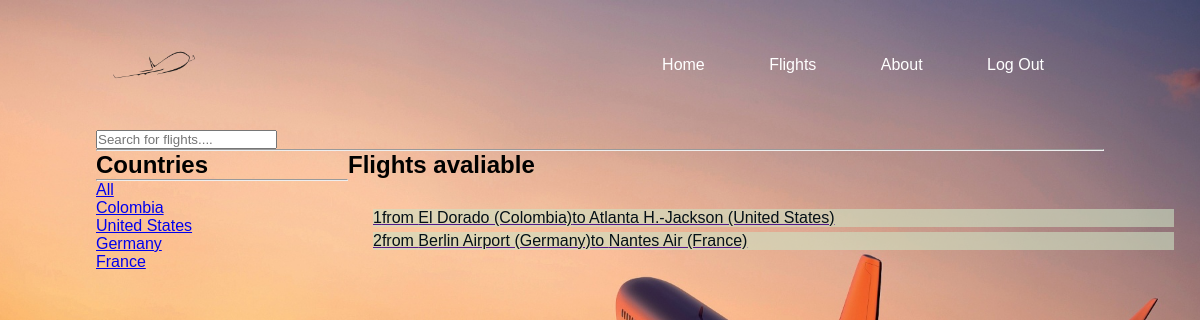
The app's page /flights/ with its own data.
### flights/models.py (models this page shows, shortened)
class Country(models.Model):
    name = models.CharField(max_length=15)
    def __str__(self):
        return f"{self.name}"
    class Meta:
        verbose_name_plural = "Countries"

class Flight(models.Model):
    origin = models.ForeignKey(Airport, on_delete=models.CASCADE, related_name="departures")
    destination = models.ForeignKey(Airport, on_delete=models.CASCADE, related_name="arrivals")
    departure = models.DateTimeField(auto_now=True)  # save it every time, allowing to update the hour.
    arrival = models.DateTimeField(auto_now=True)
    airplane = models.ForeignKey('Airplane', on_delete=models.SET_NULL, null=True, related_name="flights", blank=True)
    passengers = models.ManyToManyField(User, related_name="flights")

class Airport(models.Model):
    name = models.CharField(max_length=55)
    country = models.ForeignKey(Country, on_delete=models.CASCADE, related_name="airports")
    def __str__(self):
        return f"{self.name} ({self.country})"

### flights/views.py (the view)
# urls.py: path('', include('flights.urls'))
def flights(request):
    return render(request,"flights/flights.html",{
        "flights": Flight.objects.all(),
        'countries': Country.objects.all()
    })

### flights/templates/flights/flights.html (shortened to what this page needs)
{% extends 'main.html' %}
{% block content %}
<div class="home-container">
    <div>
        <h2>Countries</h2>
        <hr>
        <div>
            <a href="{% url 'home' %}">All</a>
        </div>
        {% for country in countries %}
            <div>
                <a href="{% url 'home' %}?q={{country.name}}">{{country.name}}</a>
            </div>
        {% endfor %}
    </div>
    <div>
        <h2>Flights avaliable</h2>
        <ul class="ulflights">
            {% for flight in flights %}
            <a href="">
                <li>
                    <span class="flightid">{{flight.id}}</span>
                    <span class="origin"> from {{ flight.origin }} </span>
                    <span class="destiny"> to {{ flight.destination }} </span>
                </li>
            {% endfor %}
        </ul>
    </div>
</div>
{% endblock %}

### templates/main.html (shortened to what this page needs)
<!DOCTYPE html>
{% load static %}
<html lang="en">
<head>
    <link rel="stylesheet" href="{% static 'styles/main.css' %}">
</head>
<body id ="bg"style="background-image: url('{% static 'images/qD94oG.jpg' %}');">
    {% include 'navbar.html' %}
    {% block content %}
    {% endblock %}
</body>
</html>

### templates/navbar.html
{% load static %}
<nav>
    <img src="{% static 'images/logo1.png' %}" class="logo">
<ul>
    <li><a href="{% url 'home'  %}">Home</a></li>
    <li><a href="{% url 'flights'  %}">Flights</a></li>
    <li><a href="">About</a></li>
    <li><a href=" ">Log Out</a></li>
</ul>
</nav>
<form action="" method="get">
    <input type="text" name="q" placeholder="Search for flights....">
</form>
<hr>

### static/styles/main.css (style rules this page uses)
* { margin: 0; padding: 0; box-sizing: border-box; }
#bg { width: 100%; height: 100vh; background-size: cover; background-position: center; padding: 0 8%; position: relative; }
nav { display: flex; width: 100; align-items: center; flex-wrap: wrap; padding: 5px 0; }
.logo { width: 120px; cursor: pointer; }
nav ul { flex: 1; text-align: right; padding-right: 30px; }
nav ul li { display: inline-block; list-style: none; margin: 10px 30px; }
nav ul li a { color: #fff; text-decoration: none; position: relative; }
nav ul a::after { content: ''; width: 0; height: 3px; position: absolute; bottom: -5px; left: 50%; transform: translateX(-50%); background: #fff; transition: width 0.3s; }
body { font-family: Arial, Helvetica, sans-serif; margin: 0; }
html { box-sizing: border-box; }
*, *:before, *:after { box-sizing: inherit; }
.ulflights { position: absolute; width: 851px; margin: 150px ,auto 10; padding: 25px; box-sizing: border-box; }
.ulflights li { display: flex; background: rgba(189, 129, 32, .1); padding: 100px, 120px; color: rgb(5, 16, 22); margin: 5px 0; transition: .5s; }
.ulflights li:nth-child(1) { background: rgba(206, 226, 195, 0.6); }

### flights/templates/flights/flights.html (style rules this page uses)
.home-container { display: grid; grid-template-columns: 1fr 3fr; }

### records on screen
Country: name "Colombia"
Country: name "United States"
Country: name "Germany"
Country: name "France"
Flight: id "1", origin "El Dorado (Colombia)", destination "Atlanta H.-Jackson (United States)"
Flight: id "2", origin "Berlin Airport (Germany)", destination "Nantes Air (France)"
